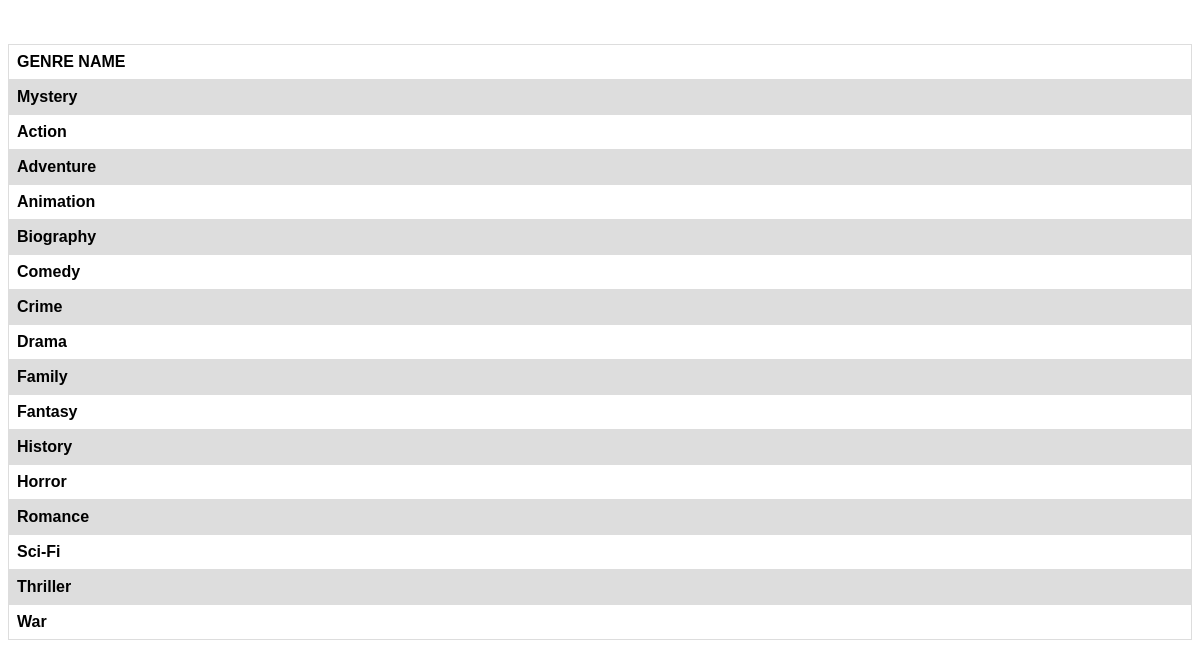
The app's page /ispace.io_admin_panel/GenreList.php with its own data.
### tables this page shows
CREATE TABLE `genres` (
  `genre_name` varchar(20) NOT NULL
);

### ispace.io_admin_panel/GenreList.php (the view, shortened to what this page needs)
<html>
<body>
<head>
</head>
<html>
<body>
<head>
</head>
<table>
    <br>
<tr> <th> GENRE NAME </th> </tr>
<br>
<?php
include "connect.php";
$sql_statement = "SELECT * FROM genres";
$result = mysqli_query($db, $sql_statement);
while($row = mysqli_fetch_assoc($result)) {
    $name = $row['genre_name'];
    echo "<tr>" ."<th>" . $name .  "</th>" . "</tr>" ;
}
?>
</table>
</body>
</html>

### ispace.io_admin_panel/GenreList.php (style rules this page uses)
table { font-family: arial, sans-serif; border-collapse: collapse; border: 1px solid black; width: 90%; }
th,td { border: 1px solid #dddddd; text-align: left; padding: 8px; }
th { text-align: center; }
tr:nth-child(even) { background-color: #dddddd; }
table { font-family: arial, sans-serif; border-collapse: collapse; width: 100%; }
td, th { border: 1px solid #dddddd; text-align: left; padding: 8px; }

### records on screen
genres: genre_name "Mystery"
genres: genre_name "Action"
genres: genre_name "Adventure"
genres: genre_name "Animation"
genres: genre_name "Biography"
genres: genre_name "Comedy"
genres: genre_name "Crime"
genres: genre_name "Drama"
genres: genre_name "Family"
genres: genre_name "Fantasy"
genres: genre_name "History"
genres: genre_name "Horror"
genres: genre_name "Romance"
genres: genre_name "Sci-Fi"
genres: genre_name "Thriller"
genres: genre_name "War"
